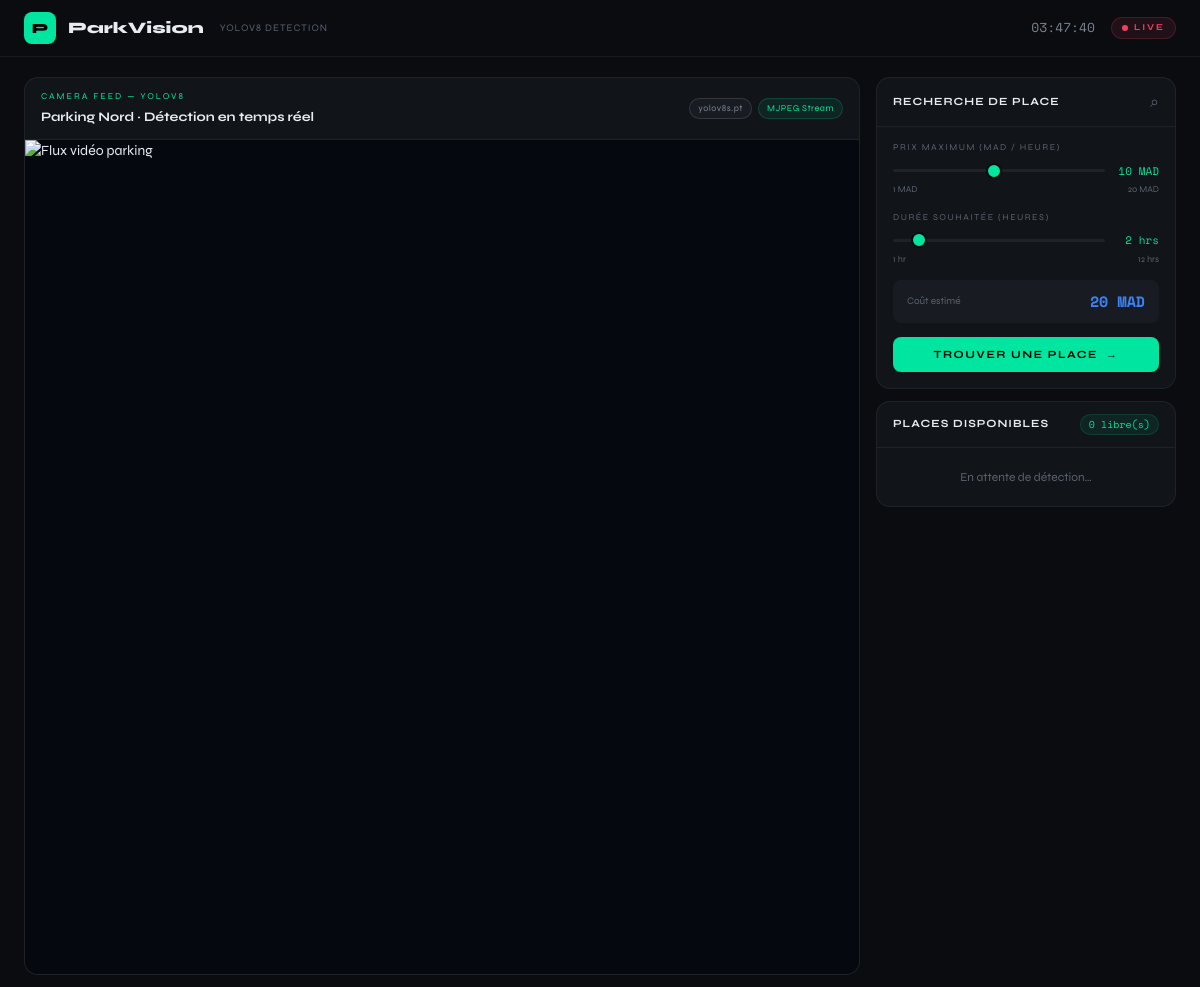
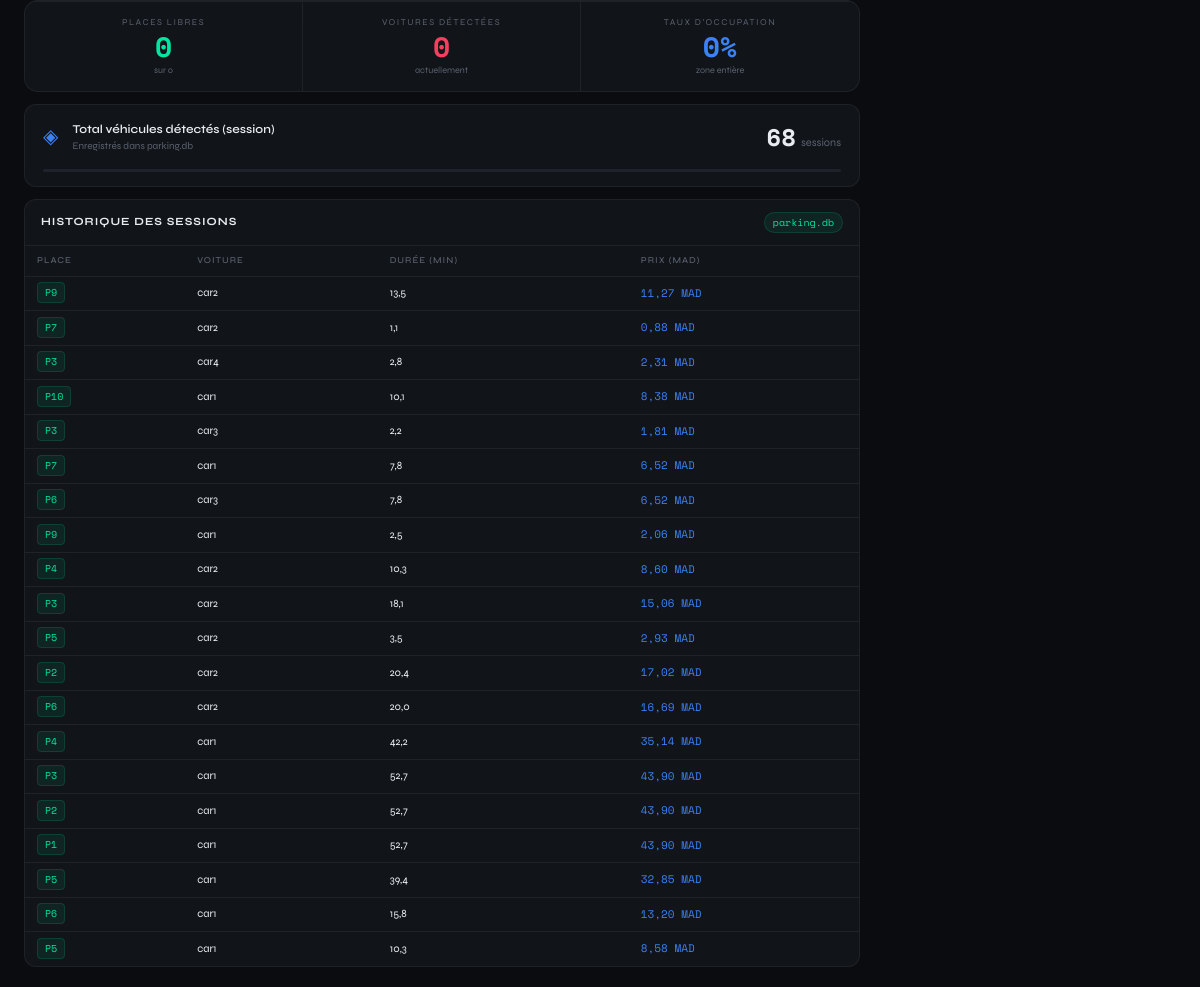
The page / on the database its author committed (2 pictures, top to bottom).
### detection/models.py (models this page shows, shortened)
class ParkingLog(models.Model):
    spot     = models.CharField(max_length=20)
    car_id   = models.CharField(max_length=20)
    duration = models.FloatField()   # en minutes
    price    = models.FloatField()   # en MAD
    class Meta:
        db_table  = 'parking_log'
        managed   = False

### detection/views.py (the view)
# urls.py: path('',            views.dashboard,   name='dashboard'),
def dashboard(request):
    try:
        spots = get_current_status()
    except Exception:
        spots = []
    free_spots    = [s for s in spots if s["status"] == "free"]
    occupied      = [s for s in spots if s["status"] == "occupied"]
    total_spots   = len(spots)
    occupancy_pct = round(len(occupied) / max(total_spots, 1) * 100)
    try:
        history = ParkingLog.objects.order_by('-id')[:20]
        total_video = ParkingLog.objects.count()
    except Exception:
        history     = []
        total_video = 0
    context = {
        "spots":          spots,
        "free_count":     len(free_spots),
        "occupied_count": len(occupied),
        "total_spots":    total_spots,
        "occupancy_pct":  occupancy_pct,
        "total_video":    total_video,
        "history":        history,
    }
    return render(request, "detection/dashboard.html", context)

### main.py (called while the page is built)
def get_parking_manager():
    global _parking_manager
    if _parking_manager is None:
        _parking_manager = ParkingManagement(
            model=os.path.join(BASE_DIR, "yolov8s.pt"),
            classes=[2, 3, 5, 7],          # car, motorcycle, bus, truck
            json_file=os.path.join(BASE_DIR, "bounding_boxes.json"),
        )
    return _parking_manager

def get_current_status():
    import json
    manager = get_parking_manager()
    bb_path = os.path.join(BASE_DIR, "bounding_boxes.json")
    with open(bb_path) as f:
        spots_json = json.load(f)
    spots = []
    for region in spots_json:
        name   = region.get("name", "?")
        status = manager.spots_status.get(name, "Free")
        spots.append({
            "id":     name,
            "name":   name,
            "status": status.lower(),   # "free" ou "occupied"
            "price":  manager.price_per_hour,
            "zone":   name[0] if name else "A",
        })
    return spots

### detection/templates/detection/dashboard.html (shortened to what this page needs)
{% load static %}
<!DOCTYPE html>
<html lang="fr">
<head>
</head>
<body>
<nav class="topnav">
  <div class="nav-brand">
    <div class="brand-icon">P</div>
    <span class="brand-name">ParkVision</span>
    <span class="brand-sub">YOLOv8 Detection</span>
  </div>
  <div class="nav-right">
    <span class="nav-time" id="clock">--:--:--</span>
    <div class="live-pill"><span class="live-dot"></span>LIVE</div>
  </div>
</nav>
<main class="main-layout">
  <div class="col-left">
    <section class="video-panel">
      <div class="video-header">
        <div class="video-title-group">
          <span class="section-label">Camera Feed — YOLOv8</span>
          <span class="video-zone">Parking Nord · Détection en temps réel</span>
        </div>
        <div class="video-controls">
          <span class="ctrl-badge">yolov8s.pt</span>
          <span class="ctrl-badge accent">MJPEG Stream</span>
        </div>
      </div>
      <img class="video-stream"
           src="{% url 'video_feed' %}"
           alt="Flux vidéo parking">
    </section>
    <section class="video-panel">
      <div class="stat-row">
        <div class="stat-card">
          <span class="stat-label">Places libres</span>
          <span class="stat-value green" id="free-count">{{ free_count }}</span>
          <span class="stat-sub">sur {{ total_spots }}</span>
        </div>
        <div class="stat-card">
          <span class="stat-label">Voitures détectées</span>
          <span class="stat-value red" id="occ-count">{{ occupied_count }}</span>
          <span class="stat-sub">actuellement</span>
        </div>
        <div class="stat-card">
          <span class="stat-label">Taux d'occupation</span>
          <span class="stat-value blue" id="occ-pct">{{ occupancy_pct }}%</span>
          <span class="stat-sub">zone entière</span>
        </div>
      </div>
    </section>
    <div class="total-bar">
      <span class="total-icon">◈</span>
      <div class="total-left">
        <div>
          <div class="total-label">Total véhicules détectés (session)</div>
          <div class="total-sub">Enregistrés dans parking.db</div>
        </div>
      </div>
      <div class="total-right">
        <span class="total-number" id="total-video">{{ total_video }}</span>
        <span class="total-unit">sessions</span>
      </div>
      <div class="total-progress">
        <div class="progress-track">
        </div>
      </div>
    </div>
    <section class="history-panel">
      <div class="panel-header">
        <span class="panel-title">Historique des sessions</span>
        <span class="results-count">parking.db</span>
      </div>
      <table class="history-table">
        <thead>
          <tr>
            <th>Place</th>
            <th>Voiture</th>
            <th>Durée (min)</th>
            <th>Prix (MAD)</th>
          </tr>
        </thead>
        <tbody>
          {% for log in history %}
          <tr>
            <td><span class="spot-pill">{{ log.spot }}</span></td>
            <td>{{ log.car_id }}</td>
            <td>{{ log.duration|floatformat:1 }}</td>
            <td><span class="price-val">{{ log.price|floatformat:2 }} MAD</span></td>
          </tr>
          {% empty %}
          <tr><td colspan="4" style="text-align:center;color:var(--muted);padding:20px">Aucune session enregistrée</td></tr>
          {% endfor %}
        </tbody>
      </table>
    </section>
  </div>
  <div class="col-right">
    <section class="panel search-panel">
      <div class="panel-header">
        <span class="panel-title">Recherche de place</span>
        <span style="font-size:16px;color:var(--muted)">⌕</span>
      </div>
      <div class="field-group">
        <label class="field-label">Prix maximum (MAD / heure)</label>
        <div class="slider-wrap">
          <input type="range" id="price-slider" min="1" max="20" value="10" step="1">
          <span class="slider-val" id="price-val">10 MAD</span>
        </div>
        <div class="slider-hints"><span>1 MAD</span><span>20 MAD</span></div>
      </div>
      <div class="field-group">
        <label class="field-label">Durée souhaitée (heures)</label>
        <div class="slider-wrap">
          <input type="range" id="time-slider" min="1" max="12" value="2" step="1">
          <span class="slider-val" id="time-val">2 hrs</span>
        </div>
        <div class="slider-hints"><span>1 hr</span><span>12 hrs</span></div>
      </div>
      <div class="cost-preview">
        <span class="cost-label">Coût estimé</span>
        <span class="cost-value" id="cost-preview">20 MAD</span>
      </div>
      <button class="search-btn" id="search-btn">
        <span>Trouver une place</span>
        <span>→</span>
      </button>
    </section>
    <section class="panel">
      <div class="panel-header">
        <span class="panel-title">Places disponibles</span>
        <span class="results-count" id="results-count">{{ free_count }} libre(s)</span>
      </div>
      <div class="spots-list" id="spots-list">
        {% for spot in spots %}
        <div class="spot-row {% if spot.status == 'occupied' %}occupied{% endif %}">
          <div class="spot-row-left">
            <span class="spot-row-id">{{ spot.id }}</span>
            <span class="spot-row-info">{{ spot.price }} MAD/hr · Zone {{ spot.zone }}</span>
          </div>
          <span class="spot-status {% if spot.status == 'free' %}free{% else %}occ{% endif %}">
            {% if spot.status == 'free' %}LIBRE{% else %}OCCUPÉ{% endif %}
          </span>
        </div>
        {% empty %}
        <div style="padding:20px;text-align:center;color:var(--muted);font-size:12px">
          En attente de détection…
        </div>
        {% endfor %}
      </div>
    </section>
  </div>
</main>
</body>
</html>

### rows shown on the page
ParkingLog: spot "P9", car_id "car2", duration "13,5", price "11,27"
ParkingLog: spot "P7", car_id "car2", duration "1,1", price "0,88"
ParkingLog: spot "P3", car_id "car4", duration "2,8", price "2,31"
ParkingLog: spot "P10", car_id "car1", duration "10,1", price "8,38"
ParkingLog: spot "P3", car_id "car3", duration "2,2", price "1,81"
ParkingLog: spot "P7", car_id "car1", duration "7,8", price "6,52"
ParkingLog: spot "P6", car_id "car3", duration "7,8", price "6,52"
ParkingLog: spot "P9", car_id "car1", duration "2,5", price "2,06"
ParkingLog: spot "P4", car_id "car2", duration "10,3", price "8,60"
ParkingLog: spot "P3", car_id "car2", duration "18,1", price "15,06"
ParkingLog: spot "P5", car_id "car2", duration "3,5", price "2,93"
ParkingLog: spot "P2", car_id "car2", duration "20,4", price "17,02"
ParkingLog: spot "P6", car_id "car2", duration "20,0", price "16,69"
ParkingLog: spot "P4", car_id "car1", duration "42,2", price "35,14"
ParkingLog: spot "P3", car_id "car1", duration "52,7", price "43,90"
ParkingLog: spot "P2", car_id "car1", duration "52,7", price "43,90"
ParkingLog: spot "P1", car_id "car1", duration "52,7", price "43,90"
ParkingLog: spot "P5", car_id "car1", duration "39,4", price "32,85"
ParkingLog: spot "P6", car_id "car1", duration "15,8", price "13,20"
ParkingLog: spot "P5", car_id "car1", duration "10,3", price "8,58"

### other values the page prints
{{ free_count }} "0"
{{ total_spots }} "0"
{{ occupied_count }} "0"
{{ occupancy_pct }} "0"
{{ total_video }} "68"
